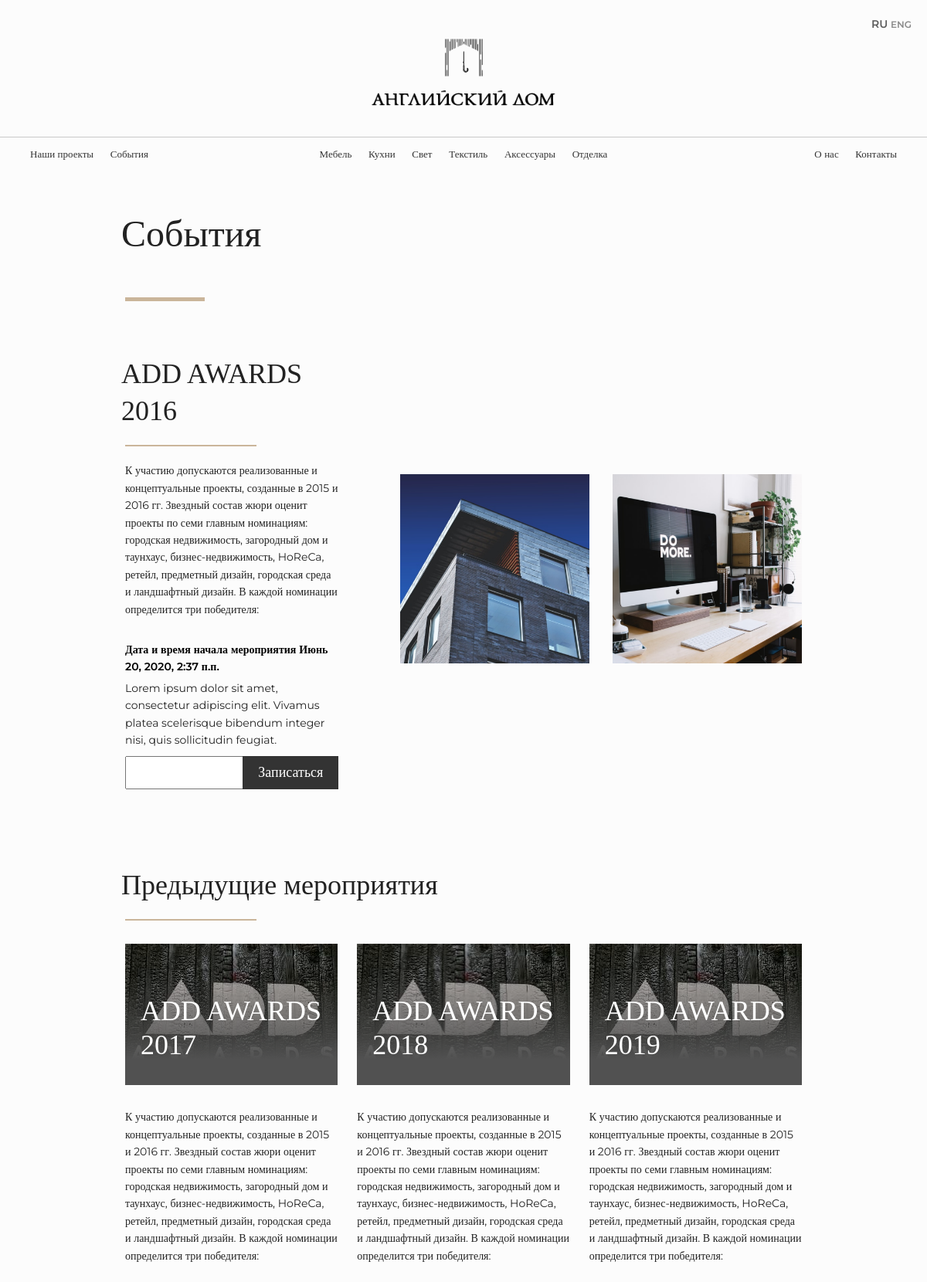
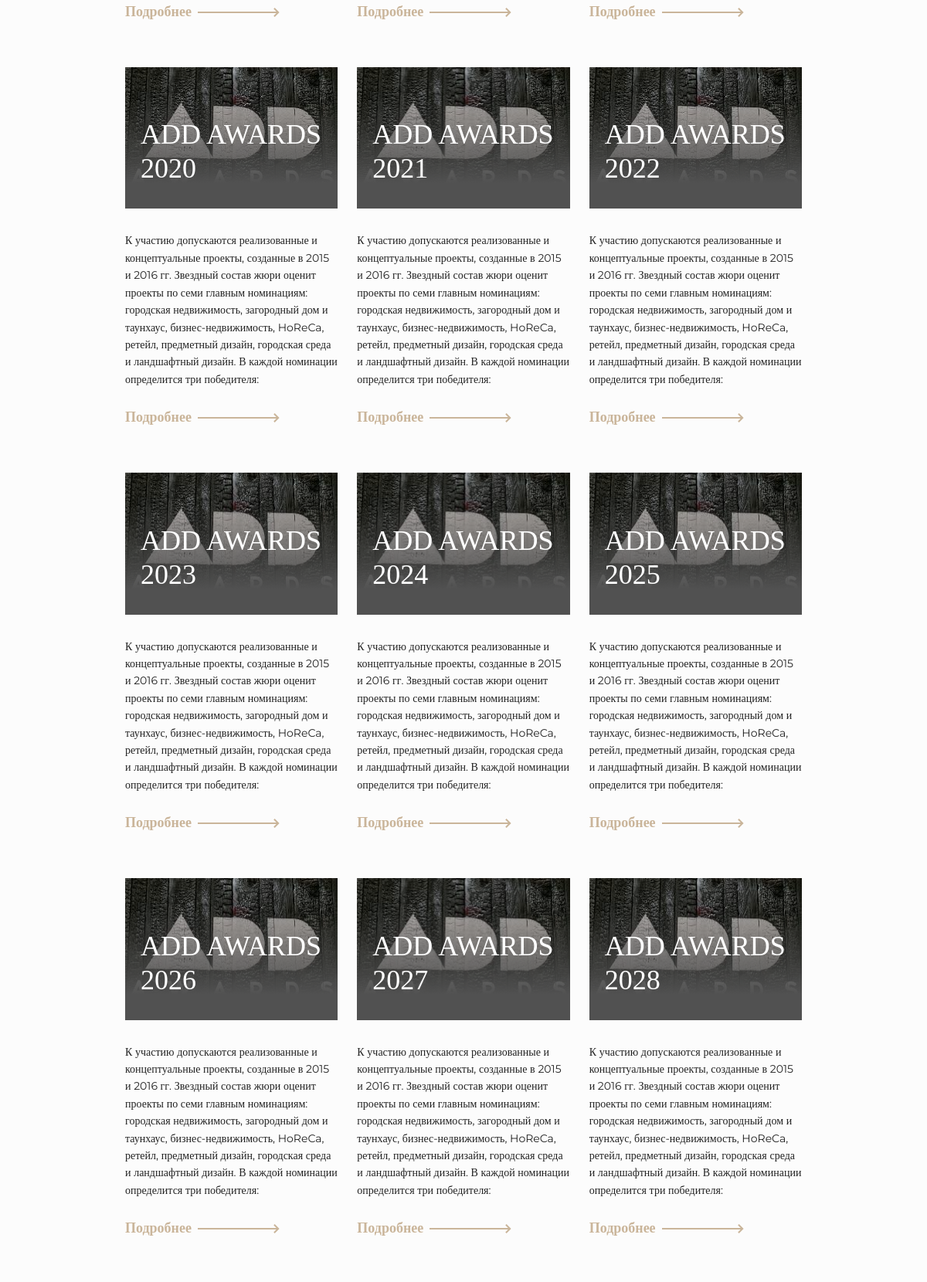
The app's page /events (upper part) with its own data (2 pictures, top to bottom).
### main/models.py (models this page shows, shortened)
class Event(models.Model):
    title_ru = models.CharField('Название события' ,max_length=200, null=True)
    title_eng = models.CharField('Название события eng' ,max_length=200, null=True)
    description_text_ru = models.TextField('Описание на ru')
    description_text_eng = models.TextField('Описание на eng')
    date_time = models.DateTimeField("Дата и время проведения",auto_now_add=False)
    preview_image = models.ImageField('Превью',upload_to='images/products/', null=False, blank=False)
    detail_image_1 = models.ImageField('Внутреннее изображение', upload_to='images/products/detail/', null=True, blank=True)
    detail_image_2 = models.ImageField('Внутреннее изображение', upload_to='images/products/detail/', null=True, blank=True)
    in_head = models.BooleanField('В шапку', default=False)
    class Meta:
        verbose_name = "Событие"
        verbose_name_plural ="События"

### main/views.py (the view)
# urls.py: path('events', EventsView.as_view(), name='events'),
class EventsView(ListView):
    model = Event
    template_name = 'main/events.html'
    def get_context_data(self, **kwargs):
        context = super().get_context_data(**kwargs)
        context["events"] = Event.objects.all()
        return context

### main/templates/main/events.html (shortened to what this page needs)
{% extends 'main/base.html' %} {% block content %} {% load static %}
<div class="content">
    <div class="section-part">
        <h1 class="caption">События</h1>
    </div>
    <section class="next-event">
        <div class="text">
            {% for event in events %}
                {% if event.in_head %}
                    <h1 class="caption">{{ event.title_ru }}</h1>
                    <p>{{ event.description_text_ru }}</p>
                    <h4>Дата и время начала мероприятия {{ event.date_time }}</h4>
                    <p>Lorem ipsum dolor sit amet, consectetur adipiscing elit. Vivamus platea scelerisque bibendum integer nisi, quis sollicitudin feugiat. </p>
                    <form class="mail">
                        <input type="email" id="email" name="email">
                        <button>Записаться</button>
                    </form>
                {% endif %}
            {% endfor %}
        </div>
        <img src="{% static '/img/company-hostory-1.png' %}" class="history" alt="">
        <img src="{% static '/img/company-hostory-2.png' %}" class="history" alt="">
    </section>
    <div class="section-part ">
        <h1 class="caption down">Предыдущие мероприятия</h1>
    </div>
    <section id="prevent-events" class="prevent-events">
    {% for event in events %}
    {% if event.in_head %}{% else %}
        <div class="portfolio-item">
            <img class="cover" src="media/{{ event.preview_image }}" alt="">
            <h3 class="title">{{ event.title_ru }}</h3>
            <p>{{ event.description_text_ru }}</p>
            <a href="events/{{ event.pk }}" class="more-button">Подробнее <img src="static/img/more-button-arrow.svg" alt=""></a>-->
        </div>
    {% endif %}
    {% endfor %}
    </section>
</div>
{% endblock %}

### main/static/css/main.css (style rules this page uses)
:root { --brown: #CAB59A; --white: #FCFCFC; }
html, body, span, h1, h2, h3, h4, h5, h6, p, a { color: #222; font-family: Montserrat; font-style: normal; font-weight: normal; font-size: 14px; line-height: 160%; text-decoration: none; margin: 10px 0; }
body { color: var(--white); background: var(--white); overflow-x: hidden; }
section.next-event { grid-template-columns: 4fr 3fr 3fr; align-items: center; grid-gap: 30px; }
section.next-event .text { margin-right: 50px; }
section.next-event img { width: 100%; }
section.next-event .text h4 { font-weight: 600; font-size: 14px; line-height: 160%; color: #000000; margin-top: 30px; margin-bottom: -5px; }
section.history.diteil-pro .text h1, section.next-event .text h1 { font-family: Playfair Display; font-style: normal; font-weight: normal; font-size: 36px; line-height: 48px; color: #222222; }
section.history.diteil-pro .text h1::after, section.next-event .text h1::after { margin-top: 20px; margin-bottom: 20px; height: 2px; width: 170px; }
section.prevent-events { grid-template-columns: 1fr 1fr 1fr; grid-gap: 25px; margin-bottom: 50px; padding-top: 0; }

### main/static/css/components.css (style rules this page uses)
h1.caption { font-family: Playfair Display; font-style: normal; font-weight: normal; font-size: 48px; line-height: 64px; margin-left: -5px; }
h1.caption:after { content: ''; display: block; margin-top: 50px; width: 103px; height: 5px; background: var(--brown); margin-left: 5px; }
h1.caption.down { font-style: normal; font-weight: normal; font-size: 36px; line-height: 48px; color: #222222; margin-left: -5px; }
h1.caption.down:after { content: ''; display: block; margin-top: 20px; margin-bottom: 20px; width: 170px; height: 2px; background: var(--brown); margin-left: 5px; }
a.more-button { font-family: Montserrat; font-weight: 600; font-size: 18px; line-height: 160%; color: var(--brown); }
a.more-button img { transform: translate(0, 7px); user-select: none; transition: all .3s; margin: 0 3px; max-width: 114px; }
.portfolio-item { width: 100%; display: grid; grid-template-columns: 1fr; }
.portfolio-item img.cover { transition: all .3s; grid-row: 1/2; grid-column: 1/2; --webkit-filter: brightness(70%); filter: brightness(70%); -webkit-user-select: none; -moz-user-select: none; -ms-user-select: none; user-select: none; width: 100%; }
.portfolio-item h3.title { transition: all .3s; margin: 0; font-family: Playfair Display; font-size: 36px; line-height: 44px; color: #FFFFFF; padding: 30px 20px; grid-row: 1/2; grid-column: 1/2; align-self: end; z-index: 1; cursor: pointer; pointer-events: none; background: linear-gradient(360deg, #515151 22.44%, rgba(0, 0, 0, 0) 95.73%); }
.portfolio-item p { margin-top: 30px; }
.section-part { margin-top: 40px; display: grid; grid-template-columns: 1fr 1fr; align-items: center; }
section { display: grid; width: 100%; padding: 50px 0; }
.content { box-sizing: border-box; width: 100vw; padding: 0 13.5vw; }
form.mail { display: grid; grid-template-columns: 3fr 2fr; grid-gap: 0; }
form.mail input { font-size: 18px; padding: 5px 15px; font-weight: 500; width: 85%; }
form.mail button { color: #fff; background: #333; font-family: Playfair Display; font-style: normal; font-weight: normal; font-size: 18px; line-height: 160%; padding: 7px 20px; border: none; width: 100%; }

### records on screen
Event: title_ru "ADD AWARDS 2016", description_text_ru "К участию допускаются реализованные и концептуальные проекты, созданные в 2015 и 2016 гг. Звездный состав жюри оценит проекты по семи главным номинациям: городская недвижимость, загородный дом и таунхаус, бизнес-недвижимость, HoReCa, ретейл, предметный дизайн, городская среда и ландшафтный дизайн. В каждой номинации определится три победителя:", date_time "Июнь 20, 2020, 2:37 п.п."
Event: preview_image (picture), description_text_ru "К участию допускаются реализованные и концептуальные проекты, созданные в 2015 и 2016 гг. Звездный состав жюри оценит проекты по семи главным номинациям: городская недвижимость, загородный дом и таунхаус, бизнес-недвижимость, HoReCa, ретейл, предметный дизайн, городская среда и ландшафтный дизайн. В каждой номинации определится три победителя:", in_head False (drawn)
Event: preview_image (picture), description_text_ru "К участию допускаются реализованные и концептуальные проекты, созданные в 2015 и 2016 гг. Звездный состав жюри оценит проекты по семи главным номинациям: городская недвижимость, загородный дом и таунхаус, бизнес-недвижимость, HoReCa, ретейл, предметный дизайн, городская среда и ландшафтный дизайн. В каждой номинации определится три победителя:", in_head False (drawn)
Event: preview_image (picture), description_text_ru "К участию допускаются реализованные и концептуальные проекты, созданные в 2015 и 2016 гг. Звездный состав жюри оценит проекты по семи главным номинациям: городская недвижимость, загородный дом и таунхаус, бизнес-недвижимость, HoReCa, ретейл, предметный дизайн, городская среда и ландшафтный дизайн. В каждой номинации определится три победителя:", in_head False (drawn)
Event: preview_image (picture), description_text_ru "К участию допускаются реализованные и концептуальные проекты, созданные в 2015 и 2016 гг. Звездный состав жюри оценит проекты по семи главным номинациям: городская недвижимость, загородный дом и таунхаус, бизнес-недвижимость, HoReCa, ретейл, предметный дизайн, городская среда и ландшафтный дизайн. В каждой номинации определится три победителя:", in_head False (drawn)
Event: preview_image (picture), description_text_ru "К участию допускаются реализованные и концептуальные проекты, созданные в 2015 и 2016 гг. Звездный состав жюри оценит проекты по семи главным номинациям: городская недвижимость, загородный дом и таунхаус, бизнес-недвижимость, HoReCa, ретейл, предметный дизайн, городская среда и ландшафтный дизайн. В каждой номинации определится три победителя:", in_head False (drawn)
Event: preview_image (picture), description_text_ru "К участию допускаются реализованные и концептуальные проекты, созданные в 2015 и 2016 гг. Звездный состав жюри оценит проекты по семи главным номинациям: городская недвижимость, загородный дом и таунхаус, бизнес-недвижимость, HoReCa, ретейл, предметный дизайн, городская среда и ландшафтный дизайн. В каждой номинации определится три победителя:", in_head False (drawn)
Event: preview_image (picture), description_text_ru "К участию допускаются реализованные и концептуальные проекты, созданные в 2015 и 2016 гг. Звездный состав жюри оценит проекты по семи главным номинациям: городская недвижимость, загородный дом и таунхаус, бизнес-недвижимость, HoReCa, ретейл, предметный дизайн, городская среда и ландшафтный дизайн. В каждой номинации определится три победителя:", in_head False (drawn)
Event: preview_image (picture), description_text_ru "К участию допускаются реализованные и концептуальные проекты, созданные в 2015 и 2016 гг. Звездный состав жюри оценит проекты по семи главным номинациям: городская недвижимость, загородный дом и таунхаус, бизнес-недвижимость, HoReCa, ретейл, предметный дизайн, городская среда и ландшафтный дизайн. В каждой номинации определится три победителя:", in_head False (drawn)
Event: preview_image (picture), description_text_ru "К участию допускаются реализованные и концептуальные проекты, созданные в 2015 и 2016 гг. Звездный состав жюри оценит проекты по семи главным номинациям: городская недвижимость, загородный дом и таунхаус, бизнес-недвижимость, HoReCa, ретейл, предметный дизайн, городская среда и ландшафтный дизайн. В каждой номинации определится три победителя:", in_head False (drawn)
Event: preview_image (picture), description_text_ru "К участию допускаются реализованные и концептуальные проекты, созданные в 2015 и 2016 гг. Звездный состав жюри оценит проекты по семи главным номинациям: городская недвижимость, загородный дом и таунхаус, бизнес-недвижимость, HoReCa, ретейл, предметный дизайн, городская среда и ландшафтный дизайн. В каждой номинации определится три победителя:", in_head False (drawn)
Event: preview_image (picture), description_text_ru "К участию допускаются реализованные и концептуальные проекты, созданные в 2015 и 2016 гг. Звездный состав жюри оценит проекты по семи главным номинациям: городская недвижимость, загородный дом и таунхаус, бизнес-недвижимость, HoReCa, ретейл, предметный дизайн, городская среда и ландшафтный дизайн. В каждой номинации определится три победителя:", in_head False (drawn)
Event: preview_image (picture), description_text_ru "К участию допускаются реализованные и концептуальные проекты, созданные в 2015 и 2016 гг. Звездный состав жюри оценит проекты по семи главным номинациям: городская недвижимость, загородный дом и таунхаус, бизнес-недвижимость, HoReCa, ретейл, предметный дизайн, городская среда и ландшафтный дизайн. В каждой номинации определится три победителя:", in_head False (drawn)
